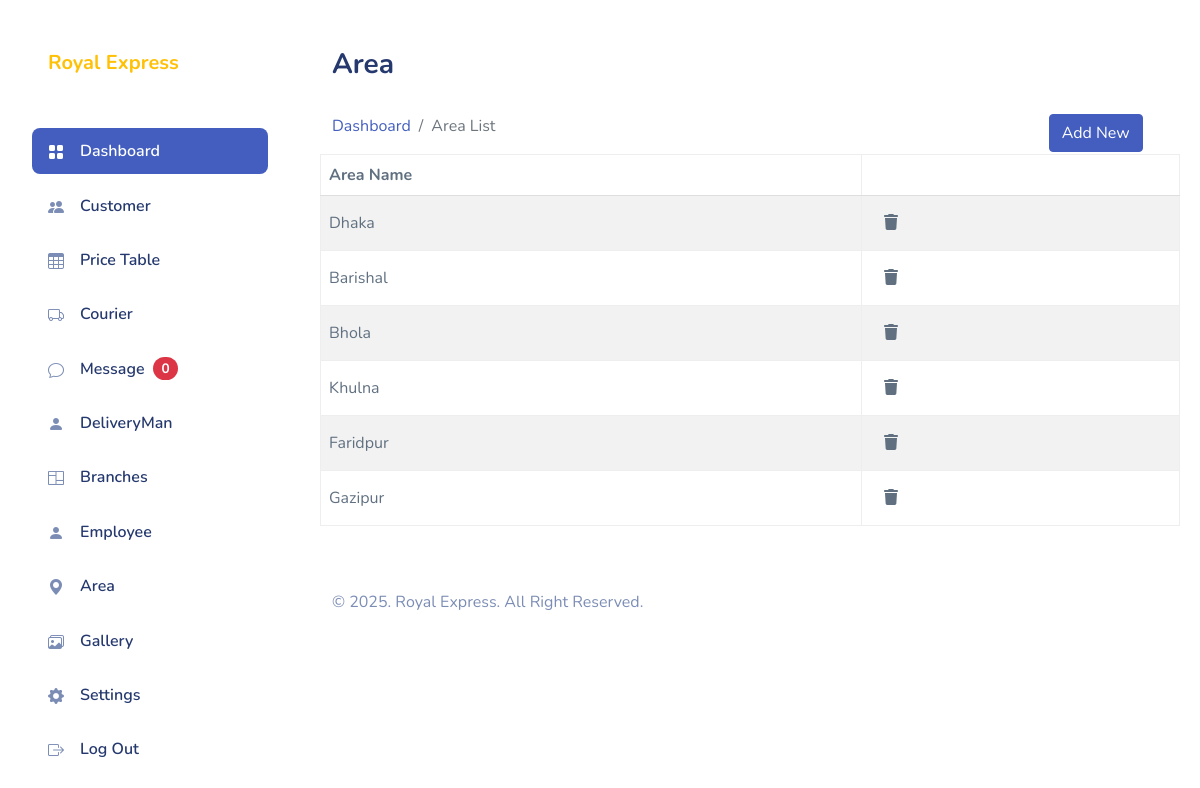
/Admin/area.php (signed in), run on the app's committed database.
### tables this page shows
CREATE TABLE `area` (
  `area_id` int(11) NOT NULL,
  `area_name` varchar(255) NOT NULL,
  `is_deleted` int(255) NOT NULL
);

### server/inc/get.php (called while the page is built, shortened)
<?php
if (!function_exists('getAllBranch')) {
    function getAllBranch()
    {
        global $con;
        $viewcat = "SELECT * FROM branch WHERE is_deleted = 0";
        return mysqli_query($con, $viewcat);
    }
}function getAllArea()
{
    include 'connection.php';
    $viewcat = "SELECT * FROM area WHERE is_deleted = 0";
    return mysqli_query($con, $viewcat);
}

### Admin/area.php (the view, shortened to what this page needs)
<!DOCTYPE html>
<html lang="en">
<?php include 'pages/head.php'; ?>
<body>
    <div id="app">
        <div id="sidebar" class="active">
            <div class="sidebar-wrapper active">
                <div class="sidebar-header">
                    <div class="d-flex justify-content-between mt-0 px-2">
                        <h1 class="mb-0"><a href="index.php" class="text-warning h5 mb-0 px-2 ">Royal Express </a></h1>
                    </div>
                </div>
                <div class="sidebar-menu">
                    <ul class="menu">
                        <li class="sidebar-item active ">
                            <a href="index.php" class='sidebar-link'>
                                <i class="bi bi-grid-fill"></i>
                                <span>Dashboard</span>
                            </a>
                        </li>
                        <li class="sidebar-item ">
                            <a href="customer.php" class='sidebar-link'>
                                <i class="bi bi-people-fill"></i>
                                <span>Customer</span>
                            </a>
                        </li>
                        <li class="sidebar-item">
                            <a href="price.php" class='sidebar-link'>
                                <i class="bi bi-table"></i>
                                <span>Price Table</span>
                            </a>
                        </li>
                        <li class="sidebar-item">
                            <a href="courier.php" class='sidebar-link'>
                                <i class="bi bi-truck"></i>
                                <span>Courier</span>
                            </a>
                        </li>
                        <li class="sidebar-item">
                            <a href="message.php" class='sidebar-link'>
                                <i class="bi bi-chat"></i>
                                <span>Message</span>
                                <span id="fbCount" class="badge rounded-pill bg-danger ms-2">0</span>
                            </a>
                        </li>
                        <?php if (isset($_SESSION['admin']) && $_SESSION['admin'] == 'admin') : ?>
                            <li class="sidebar-item">
                            <a href="DeliveryMan.php" class='sidebar-link'>
                                <i class="bi bi-person-fill"></i>
                                <span>DeliveryMan </span>
                            </a>
                        </li>
                            <li class="sidebar-item">
                                <a href="branch.php" class='sidebar-link'>
                                    <i class="bi bi-columns"></i>
                                    <span>Branches</span>
                                </a>
                            </li>
                        <?php endif; ?>
                        <li class="sidebar-item">
                            <a href="employee.php" class='sidebar-link'>
                                <i class="bi bi-person-fill"></i>
                                <span>Employee </span>
                            </a>
                        </li>
                        <?php if (isset($_SESSION['admin']) && $_SESSION['admin'] == 'admin') : ?>
                            <li class="sidebar-item">
                                <a href="area.php" class='sidebar-link'>
                                    <i class="bi bi-geo-alt-fill"></i>
                                    <span>Area</span>
                                </a>
                            </li>
                            <li class="sidebar-item">
                                <a href="gallery.php" class='sidebar-link'>
                                    <i class="bi bi-images"></i>
                                    <span>Gallery</span>
                                </a>
                            </li>
                        <?php endif; ?>
                        <li class="sidebar-item">
                            <a href="settings.php" class='sidebar-link'>
                                <i class="bi bi-gear-fill"></i>
                                <span>Settings</span>
                            </a>
                        </li>
                        <li class="sidebar-item">
                            <a href="logout.php" class='sidebar-link'>
                                <i class="bi bi-box-arrow-right"></i>
                                <span>Log Out</span>
                            </a>
                        </li>
                    </ul>
                </div>
            </div>
        </div>
        <div id="main">
            <div class="page-heading">
                <h3>Area</h3>
            </div>
            <div class="row">
                <div class="col-lg-10">
                    <nav aria-label="breadcrumb">
                        <ol class="breadcrumb">
                            <li class="breadcrumb-item"><a href="index.php">Dashboard</a></li>
                            <li class="breadcrumb-item active" aria-current="page">Area List</li>
                        </ol>
                    </nav>
                </div>
                <div class="col-lg-2">
                    <button class="btn btn-primary" data-bs-toggle="modal" data-bs-target="#AreaModal"> Add
                        New</button>
                </div>
            </div>
            <div class="page-content">
                <section class="row">
                    <div class="col-12 col-lg-12">
                        <div class="row">
                            <table id="datatablesSimple" class="table table-bordered table-striped">
                                <thead>
                                    <tr>
                                        <th>Area Name</th>
                                        <th></th>
                                    </tr>
                                </thead>
                                <tbody>
                                    <?php
                                    $getall = getAllArea();
                                    while ($row = mysqli_fetch_assoc($getall)) {
                                        $area_id = $row['area_id']; ?>
                                        <tr>
                                            <td><?php echo $row['area_name']; ?></td>
                                            <td>
                                                <button type="button" onclick="permenantdeleteData(<?php echo $row['area_id']; ?>, 'area', 'area_id')" class="btn btn-darkblue"> <i class="fa-solid fa-trash"></i>
                                                </button>
                                            </td>
                                        </tr>
                                    <?php } ?>
                                </tbody>
                            </table>
                        </div>
                    </div>
                </section>
            </div>
            <?php include 'pages/footer.php'; ?>
        </div>
    </div>
</body>
</html>

### Admin/assets/css/app.css (style rules this page uses)
.btn i,.btn svg { width:16px;height:16px }
.btn.btn-danger,.btn.btn-info,.btn.btn-primary,.btn.btn-secondary,.btn.btn-success,.btn.btn-warning { color:#fff }
#sidebar.active .sidebar-wrapper { left:0 }
.sidebar-wrapper { width:300px;height:100vh;position:fixed;top:0;z-index:10;overflow-y:auto;background-color:#fff;bottom:0;transition:left .5s ease-out }
.sidebar-wrapper .sidebar-header { padding:2rem 2rem 1rem;font-size:2rem;font-weight:700 }
.sidebar-wrapper .menu { margin-top:2rem;padding:0 2rem;font-weight:600 }
.sidebar-wrapper .menu .sidebar-link { display:block;padding:.7rem 1rem;font-size:1rem;display:flex;align-items:center;border-radius:.5rem;transition:all .5s;text-decoration:none;color:#25396f }
.sidebar-wrapper .menu .sidebar-link i,.sidebar-wrapper .menu .sidebar-link svg { color:#7c8db5 }
.sidebar-wrapper .menu .sidebar-link span { margin-left:1rem }
.sidebar-wrapper .menu .sidebar-item { list-style:none;margin-top:.5rem;position:relative }
.sidebar-wrapper .menu .sidebar-item.active .sidebar-link { background-color:#435ebe }
.sidebar-wrapper .menu .sidebar-item.active .sidebar-link span { color:#fff }
.sidebar-wrapper .menu .sidebar-item.active .sidebar-link i,.sidebar-wrapper .menu .sidebar-item.active .sidebar-link svg { fill:#fff;color:#fff }
.dataTable-table td,.dataTable-table thead th,.table td,.table thead th { vertical-align:middle }
.dataTable-table:not(.table-borderless) thead th,.table:not(.table-borderless) thead th { border-bottom:1px solid #dedede!important }
.bi { width:1rem;height:1rem }
#main { margin-left:300px;padding:2rem }
.page-heading { margin:0 0 2rem }
.page-heading h3 { font-weight:700 }
a { text-decoration:none }

### Admin/pages/head.php (style rules this page uses)
body { background-color: #ffffff; }

### data on the page
area: area_name "Dhaka"
area: area_name "Barishal"
area: area_name "Bhola"
area: area_name "Khulna"
area: area_name "Faridpur"
area: area_name "Gazipur"
